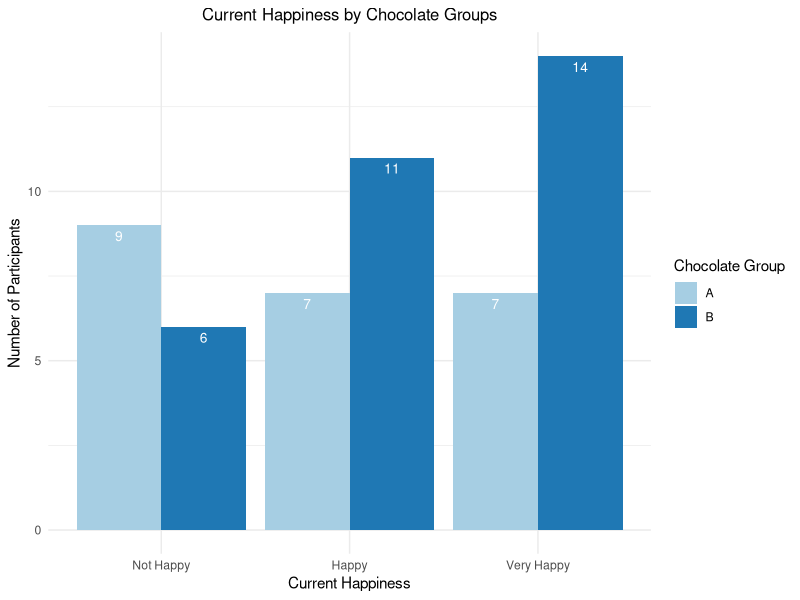
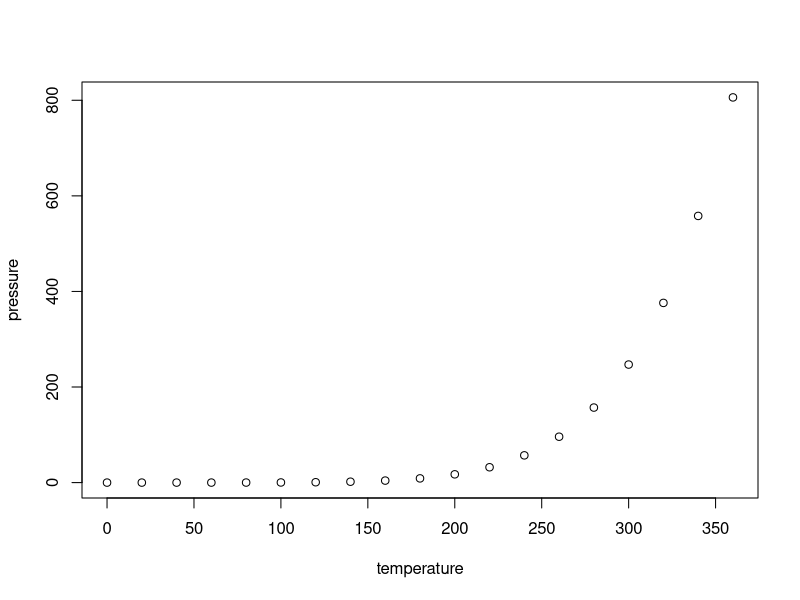

Here is the R script that generated these plots, in order:
## ---- chunk 1
knitr::opts_chunk$set(echo = TRUE)
## ---- chunk 2
data<-read.csv('Be curious 2022 participant data.csv')
data$Colour<-as.factor(data$Colour)
data$Group<-as.factor(data$Group)
data$How.Happy.Are.You.<-factor(data$How.Happy.Are.You., ordered=TRUE, labels=c("Not Happy","Happy","Very Happy"))

OverallPlotData <- data.frame(table(data$Group, data$How.Happy.Are.You.))
colnames(OverallPlotData) <- c("Chocolate Group", "Happy", "Freq")

library(ggplot2)

OverallPlot <- ggplot(OverallPlotData, aes(fill=`Chocolate Group`, x=Happy, y=Freq)) + 
  geom_bar(position="dodge", stat="identity") + theme_minimal() + theme(plot.title = element_text(size = 12,hjust=0.5)) +
  scale_fill_brewer(palette="Paired") + 
  geom_text(aes(label=Freq), vjust=1.6, color="white", position = position_dodge(0.9), size=3.5) +
  labs(title="Current Happiness by Chocolate Groups", x="Current Happiness", y="Number of Participants")

OverallPlot
## ---- chunk 3
plot(pressure)
